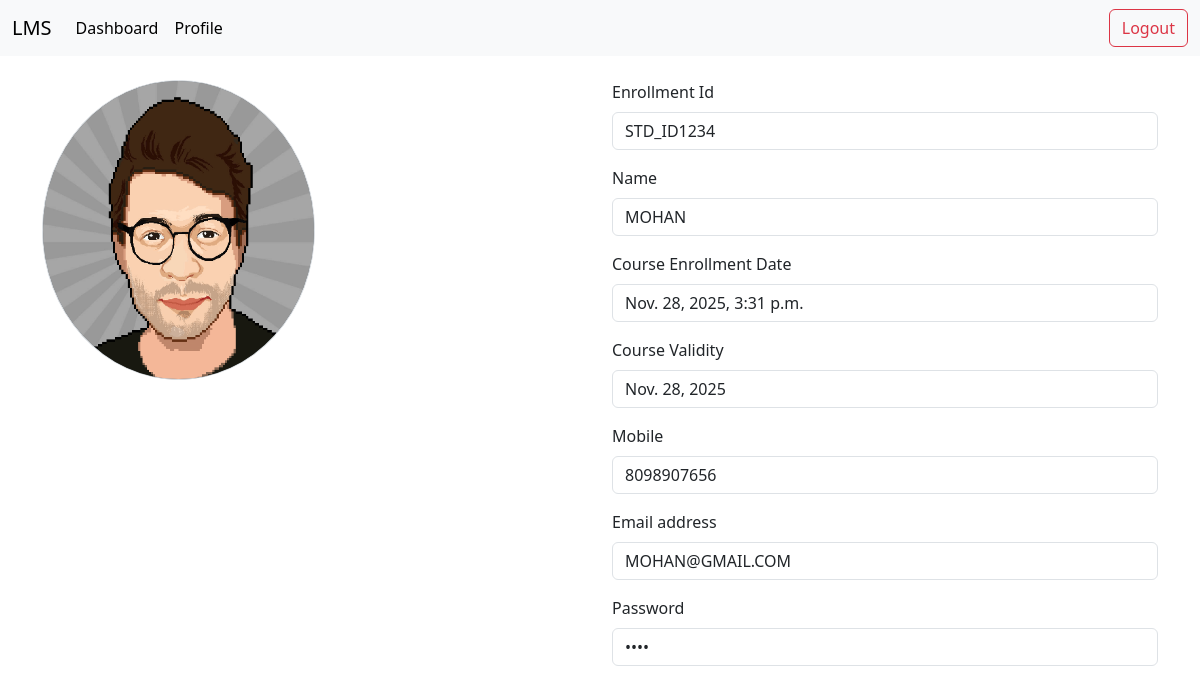
The app's page /Profile (signed in) with its own data.
### app1/models.py (models this page shows)
class Student_details(models.Model):
    Student_id=models.CharField(max_length=100,null=False,blank=False)
    Student_Name=models.CharField(max_length=120,null=True,blank=True)
    Student_Mobile=models.CharField(max_length=10,null=True,blank=True)
    Student_Email=models.EmailField(max_length=120,null=True,blank=True)
    Student_Courses=models.ManyToManyField(Courses,null=True,blank=True)
    password=models.CharField(max_length=50,null=True,blank=True)
    Student_profile=models.ImageField(upload_to='Student_profile',null=False,blank=False)
    Enrollment_date=models.DateTimeField(default=datetime.now())
    Course_validity=models.DateField(default=date.today())

### app1/views.py (the view)
# urls.py: path('Profile',Profile,name='Profile'),
def Profile(req):
    try:
        if req.session.get('session_id')!=None:
            ss_id=req.session.get('session_id')
            data=Student_details.objects.get(id=ss_id)
            context={
                'data':data,
            }
            return render(req,'Student/Profile.html',context)
        else:
            return redirect('Student_login')
    except:
        return redirect('Student_login')

### app1/templates/Student/Profile.html
{% extends 'Student/Base.html' %}
{% block body %}
        <div class='container mt-4'>
        <div class='row'>
                <div class='col-6'>
                        <div style="width:50%; height:300px; overflow:hidden;" class='bg-secondary  border border-1 rounded rounded-circle'>
                                <img width='100%' height="100%" src="{{data.Student_profile.url}}" />
                        </div>
                </div>
                <div class='col-6'>
                        <form>
                             <div class="mb-3">
                        <label for="exampleInputEmail1" class="form-label">Enrollment Id</label>
                        <input type="text" class="form-control" readonly value="{{data.Student_id}}" id="exampleInputEmail1" aria-describedby="emailHelp">
                    </div>
                     <div class="mb-3">
                        <label for="exampleInputEmail1" class="form-label">Name</label>
                        <input type="email" class="form-control" readonly value="{{data.Student_Name}}" id="exampleInputEmail1" aria-describedby="emailHelp">
                    </div>
                     <div class="mb-3">
                        <label for="exampleInputEmail1" class="form-label">Course Enrollment Date</label>
                        <input type="text" class="form-control" readonly value="{{data.Enrollment_date}}" id="exampleInputEmail1" aria-describedby="emailHelp">
                    </div>
                     <div class="mb-3">
                        <label for="exampleInputEmail1" class="form-label">Course Validity</label>
                        <input type="text" class="form-control" readonly value="{{data.Course_validity}}" id="exampleInputEmail1" aria-describedby="emailHelp">
                    </div>
                    <div class="mb-3">
                        <label for="exampleInputEmail1" class="form-label">Mobile</label>
                        <input type="text" class="form-control" readonly value="{{data.Student_Mobile}}" id="exampleInputEmail1" aria-describedby="emailHelp">
                    </div>
                    <div class="mb-3">
                        <label for="exampleInputEmail1" class="form-label">Email address</label>
                        <input type="text" class="form-control" readonly value="{{data.Student_Email}}" id="exampleInputEmail1" aria-describedby="emailHelp">
                    </div>
                    <div class="mb-3">
                        <label for="exampleInputPassword1" class="form-label">Password</label>
                        <input type="password" class="form-control" readonly value="{{data.password}}" id="exampleInputPassword1">
                    </div>
                    </form>
                </div>
        </div>
    </div>
    {% endblock %}

### records on screen
Student_details: Student_profile (picture), Student_id "STD_ID1234", Student_Name "MOHAN", Enrollment_date "Nov. 28, 2025, 3:31 p.m.", Course_validity "Nov. 28, 2025", Student_Mobile "8098907656", Student_Email "MOHAN@GMAIL.COM"
